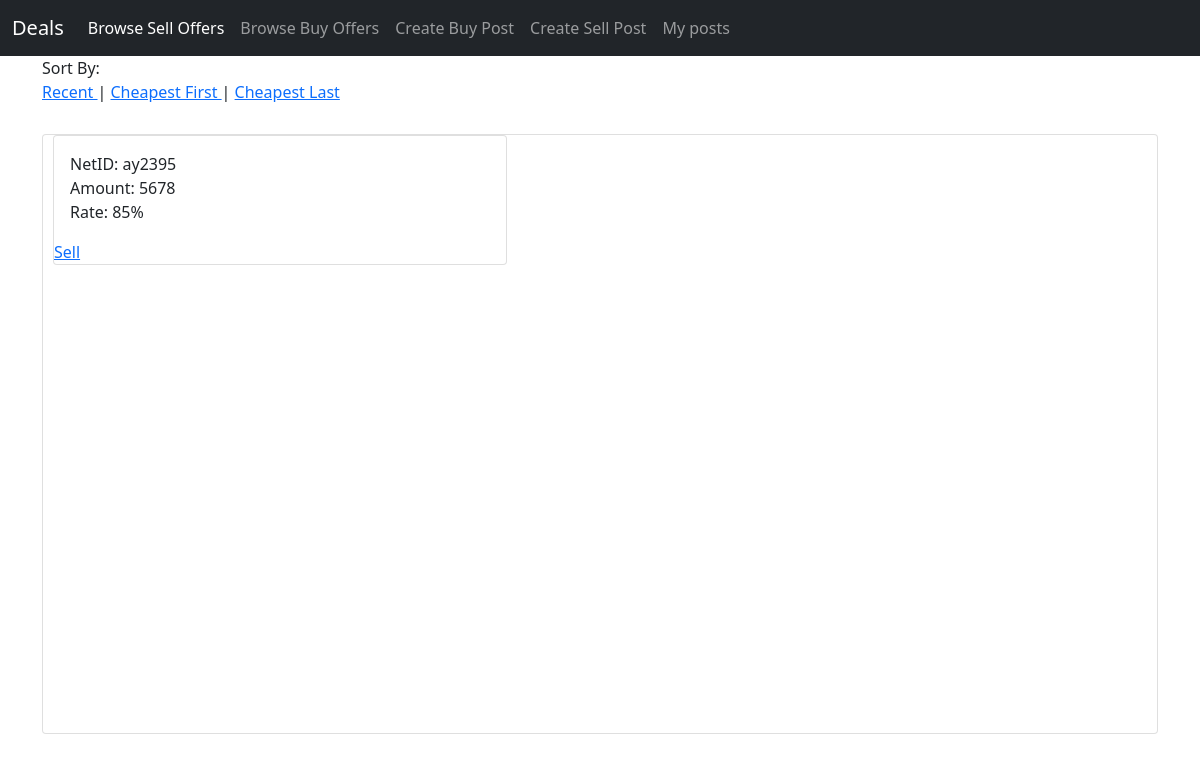
The page /market/sell (signed in) on the database as committed earlier.
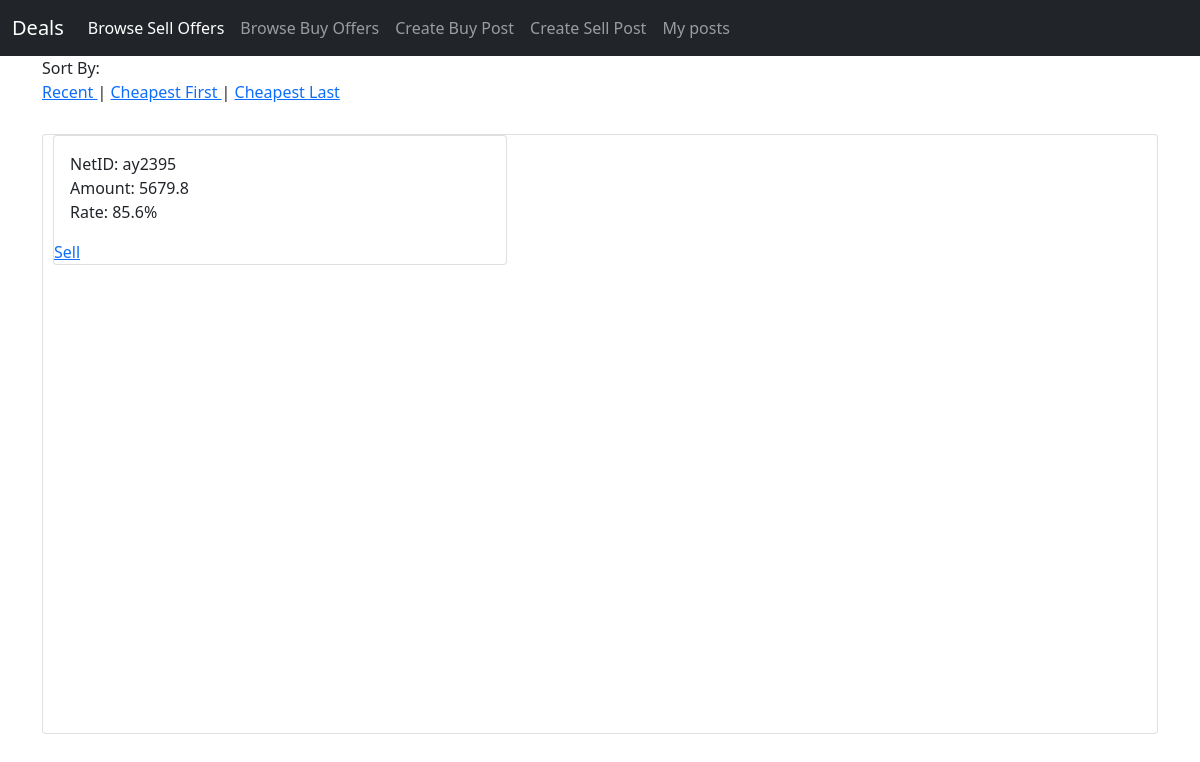
The same page on the database as committed later.
### tables this page shows
CREATE TABLE sell_posts (
                                            post_id integer PRIMARY KEY AUTOINCREMENT,
                                            net_id text,
                                            amount text,
                                            rate text
                                        );

### app.py (the view)
@app.route('/market/sell')
def market_sell():
    sort = request.args.get('sort')
    sell_posts = getSellPosts(sort)
    if not session.get("netId"):
        return redirect('/')
    username = session.get('netId')
    password = session.get('password')
    if sell_posts is None:
        sell_posts = []
    if login(username, password):
        return render_template("posts/browse_sell.html", sell_posts=sell_posts)
    else:
        return redirect('/')

### database.py (called while the page is built)
def open():
    global database
    global database_cursor
    database = sqlite3.connect("maindb.db", uri=True, check_same_thread=False)
    database_cursor = database.cursor()

def close():
    database_cursor.close()

def login(netid, password):
    open()
    database_cursor.execute("SELECT * FROM users WHERE net_id =? and password=?", (netid, password))
    user = database_cursor.fetchall()
    close()
    if user is None or len(user) <= 0:
        return False  # the user is not registered
    else:
        return True  # the user logged in successfully

def getSellPosts(sort):
    open()
    if sort == "cheap_first":
        return database_cursor.execute("SELECT * FROM sell_posts ORDER BY rate ASC").fetchall()
    elif sort == "cheap_last":
        return database_cursor.execute("SELECT * FROM sell_posts ORDER BY rate DESC").fetchall()
    else:
        return database_cursor.execute("SELECT * FROM sell_posts ORDER BY post_id DESC").fetchall()

### templates/posts/browse_sell.html (shortened to what this page needs)
<!DOCTYPE html>
    <link href="https://cdn.jsdelivr.net/npm/bootstrap@5.0.2/dist/css/bootstrap.min.css" rel="stylesheet">
<body >
  <nav class="navbar navbar-expand-lg navbar-dark bg-dark">
    <div class="container-fluid">
      <a class="navbar-brand" href="/market/buy">Deals</a>
      <div class="collapse navbar-collapse" id="navbarSupportedContent">
        <ul class="navbar-nav me-auto mb-2 mb-lg-0">
            <li class="nav-item">
            <a class="nav-link active" aria-current="page" href="/market/sell">Browse Sell Offers</a>
          </li>
            <li class="nav-item">
            <a class="nav-link " aria-current="page" href="/market/buy">Browse Buy Offers</a>
          </li>
          <li class="nav-item">
            <a class="nav-link " aria-current="page" href="/create/buy">Create Buy Post</a>
          </li>
          <li class="nav-item">
            <a class="nav-link " aria-current="page" href="/create/sell">Create Sell Post</a>
          </li>
          <li class="nav-item">
            <a class="nav-link" aria-current="page" href="/my_posts">My posts</a>
          </li>
        </ul>
      </div>
    </div>
  </nav>
    <div class="container" >
        Sort By: </br><a href="/market/sell?sort=recent">Recent </a>|
        <a href="/market/sell?sort=cheap_first"> Cheapest First </a>|
        <a href="/market/sell?sort=cheap_last"> Cheapest Last</a>
      <div class="card" style="margin-top: 30px; height:600px;">
                {% for post in sell_posts %}
                <div class="postcontainer col-5" style="padding-left:10px" postid='post3456'>
                <div class="card">
                    <div class="card-body">
                        <div class="text">NetID: {{ post[1] }}</div>
                        <div class="text">Amount: {{ post[2] }}</div>
                        <div class="text">Rate: {{ post[3] }}%</div>
                    </div>
                    <div class="form-group block">
                        <a href ="mailto:{{post[1]}}@nyu.edu?subject=[DealAD] I will sell you Falcon Dirhams&body=Hello, I'm interested in selling my Falcon Dirham. Let me know if you would like to buy.">Sell</a>
                </div>
                </div>
                </div>
          {% endfor %}
      </div>
</div>
</body>
</html>

Rows that differ between the two databases and show on the page:
changed sell_posts "ay2395": amount "5678" → "5679.8"; rate "85" → "85.6"
